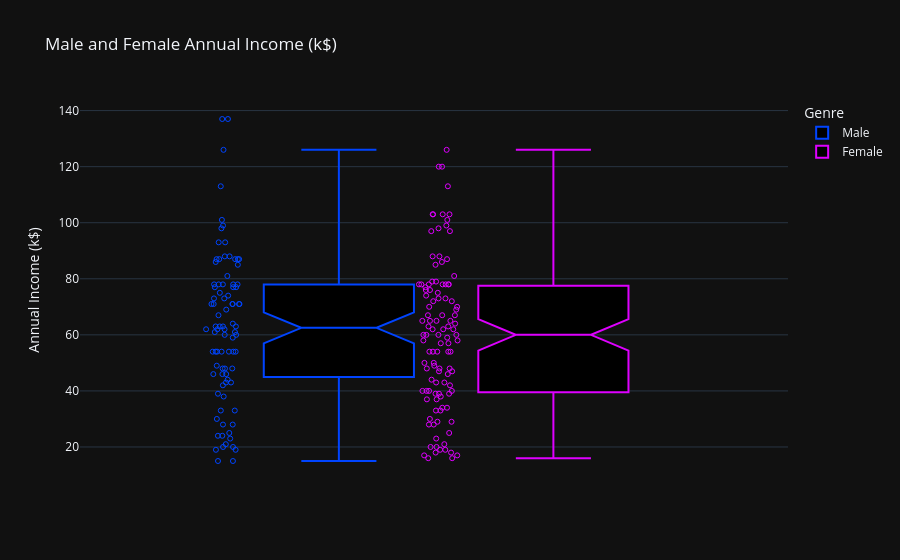

Source (notebook cell):
### Code cell
fig = px.box(df, y = "Annual Income (k$)", color = "Genre",
             points = "all", notched = True,
             color_discrete_sequence = ["#0044FF", "#DE00FF"],
             title = "Male and Female Annual Income (k$)")

fig.update_traces(marker = dict(size = 5, symbol = "circle-open"))
fig.update_traces(fillcolor = "#000000")
fig.update_layout(template = "plotly_dark")

fig.show()

### Figure 1 — Plotly figure (JSON) as saved in the notebook; plotly's stock layout.template omitted (floating-point values rounded to 4 significant figures)
{"data": [{"alignmentgroup": "True", "boxpoints": "all", "fillcolor": "#000000", "hovertemplate": "Genre=Male<br>Annual Income (k$)=%{y}<extra></extra>", "legendgroup": "Male", "marker": {"color": "#0044FF", "size": 5, "symbol": "circle-open"}, "name": "Male", "notched": true, "offsetgroup": "Male", "orientation": "v", "showlegend": true, "type": "box", "x0": " ", "xaxis": "x", "y": [15, 15, 19, 19, 20, 20, 21, 23, 24, 24, 25, 28, 28, 30, 33, 33, 38, 39, 42, 43, 43, 44, 46, 46, 46, 48, 48, 48, 49, 54, 54, 54, 54, 54, 54, 54, 59, 60, 60, 61, 61, 62, 62, 62, 63, 63, 63, 63, 64, 67, 69, 71, 71, 71, 71, 71, 71, 73, 73, 74, 75, 77, 77, 77, 78, 78, 78, 78, 78, 81, 85, 86, 87, 87, 87, 87, 87, 88, 88, 93, 93, 98, 99, 101, 113, 126, 137, 137], "y0": " ", "yaxis": "y"}, {"alignmentgroup": "True", "boxpoints": "all", "fillcolor": "#000000", "hovertemplate": "Genre=Female<br>Annual Income (k$)=%{y}<extra></extra>", "legendgroup": "Female", "marker": {"color": "#DE00FF", "size": 5, "symbol": "circle-open"}, "name": "Female", "notched": true, "offsetgroup": "Female", "orientation": "v", "showlegend": true, "type": "box", "x0": " ", "xaxis": "x", "y": [16, 16, 17, 17, 18, 18, 19, 19, 20, 20, 21, 23, 25, 28, 28, 29, 29, 30, 33, 33, 34, 34, 37, 37, 38, 39, 39, 39, 40, 40, 40, 40, 42, 43, 43, 44, 46, 47, 47, 48, 48, 48, 49, 50, 50, 54, 54, 54, 54, 54, 57, 57, 58, 58, 59, 60, 60, 60, 60, 62, 62, 62, 63, 63, 64, 65, 65, 65, 65, 67, 67, 67, 69, 70, 70, 72, 72, 73, 73, 74, 75, 76, 76, 77, 78, 78, 78, 78, 78, 78, 78, 79, 79, 81, 85, 86, 87, 88, 88, 97, 97, 98, 99, 101, 103, 103, 103, 103, 113, 120, 120, 126], "y0": " ", "yaxis": "y"}], "layout": {"boxmode": "group", "legend": {"title": {"text": "Genre"}, "tracegroupgap": 0}, "title": {"text": "Male and Female Annual Income (k$)"}, "xaxis": {"anchor": "y", "domain": [0.0, 1.0]}, "yaxis": {"anchor": "x", "domain": [0.0, 1.0], "title": {"text": "Annual Income (k$)"}}}}
